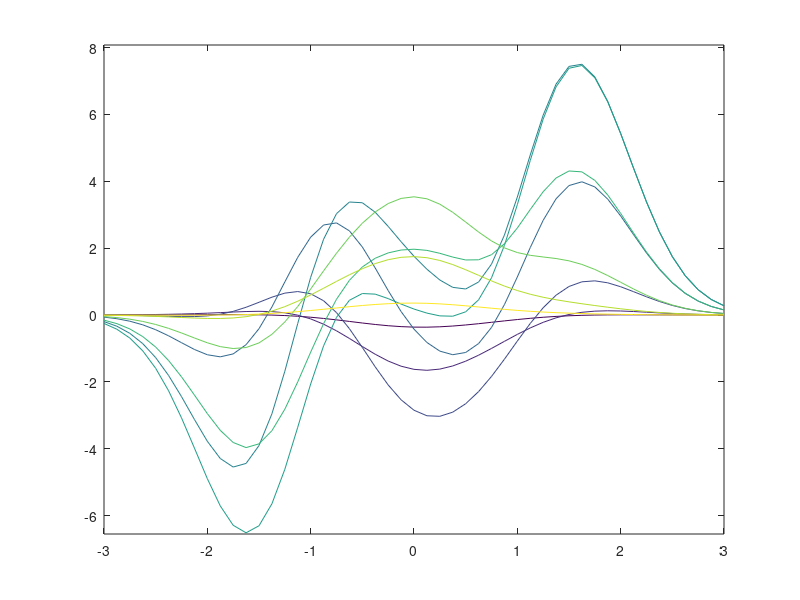

Here is the MATLAB script that generated this plot:
function result = test_contour_004
result = false;
a = figure;
[Z,x,y] = peaks;
contour(x,y,Z);
drawnow;
close(a);
result = true;
